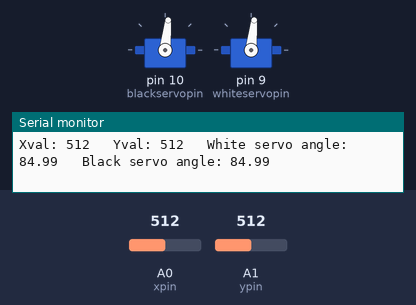
The sketch below on a simulated Arduino Uno, built with avr-gcc and run on an emulated ATmega328P. Parts: 2 × servo, the last lines printed to the serial monitor. The test bench sets the inputs (shaded band); at power-on: A0 (xpin) = 512, A1 (ypin) = 512.

Above: at 1.2 s.
1.3 s: A0 (xpin) set to 592
At 1.8 s:
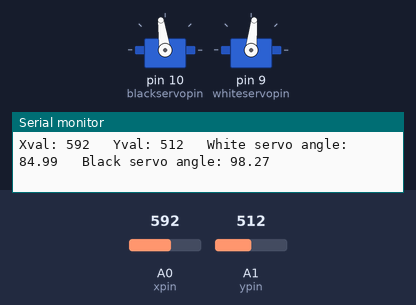
4.3 s: A0 (xpin) set to 615
At 5.6 s:
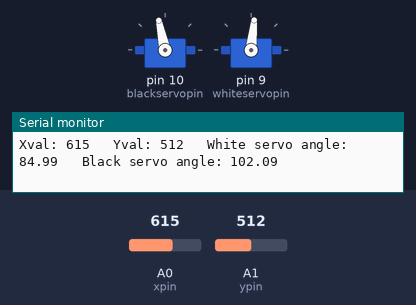
5.9 s: A1 (ypin) set to 716
At 6.8 s:
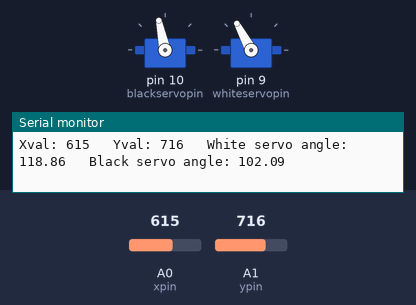
7.4 s: A1 (ypin) set to 900
At 8.0 s:
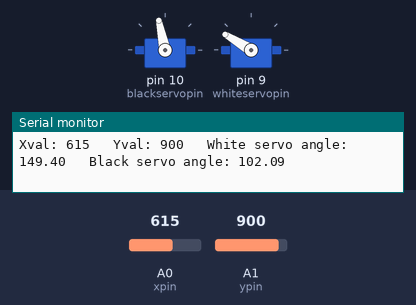
8.9 s: A0 (xpin) set to 511
At 9.3 s:
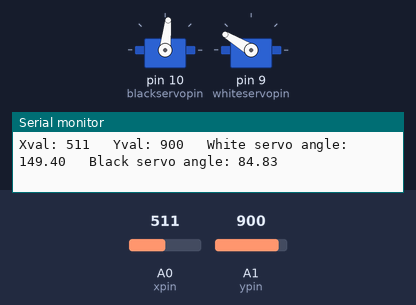
10.4 s: A1 (ypin) set to 1023
At 11.5 s:
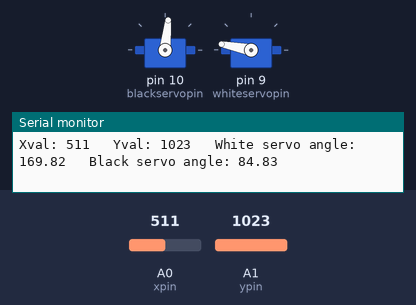
Timing chart, 0 to 12.9 s (numbered marks = the images above; inputs shaded):
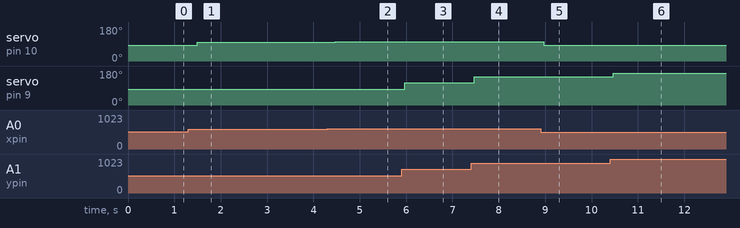

Measured:
- after the input at 1.3 s, servo on pin 10 (blackservopin): 84° → 98° after 0.19 s
- after the input at 4.3 s, servo on pin 10 (blackservopin): 98° → 102° after 0.17 s
- after the input at 5.9 s, servo on pin 9 (whiteservopin): 84° → 118° after 0.06 s
- after the input at 7.4 s, servo on pin 9 (whiteservopin): 118° → 149° after 0.07 s
- after the input at 8.9 s, servo on pin 10 (blackservopin): 102° → 84° after 0.07 s
- after the input at 10.4 s, servo on pin 9 (whiteservopin): 149° → 169° after 0.07 s

The sketch:

joystick-2servo.ino
```cpp
#include <Servo.h>
Servo blackservo;
Servo whiteservo;
int blackservopin = 10;
int whiteservopin = 9;
int xval;
int yval;
int xpin = A0;
int ypin = A1;
float blackangle;
float whiteangle;
int jpin =2;
int del = 200;


void setup() {
  // put your setup code here, to run once:
  Serial.begin(9600);
  blackservo.attach(blackservopin);
  whiteservo.attach(whiteservopin);
  pinMode(jpin,INPUT);
  pinMode(blackservopin,OUTPUT);
  pinMode(whiteservopin,OUTPUT);
  pinMode(xpin,INPUT);
  pinMode(ypin,INPUT);

}

void loop() {
  // put your main code here, to run repeatedly:
  xval = analogRead(xpin);
  yval = analogRead(ypin);
  Serial.print("Xval: ");
  Serial.print(xval);
  Serial.print("   ");
  Serial.print("Yval: ");
  Serial.print(yval);
  Serial.print("   ");
  blackangle = 0.166*xval;
  whiteangle = 0.166*yval;
  blackservo.write(blackangle);
  whiteservo.write(whiteangle);
  Serial.print("White servo angle: ");
  Serial.print(whiteangle);
  Serial.print("   ");
  Serial.print("Black servo angle: ");
  Serial.println(blackangle);
 delay(del);


}
```
